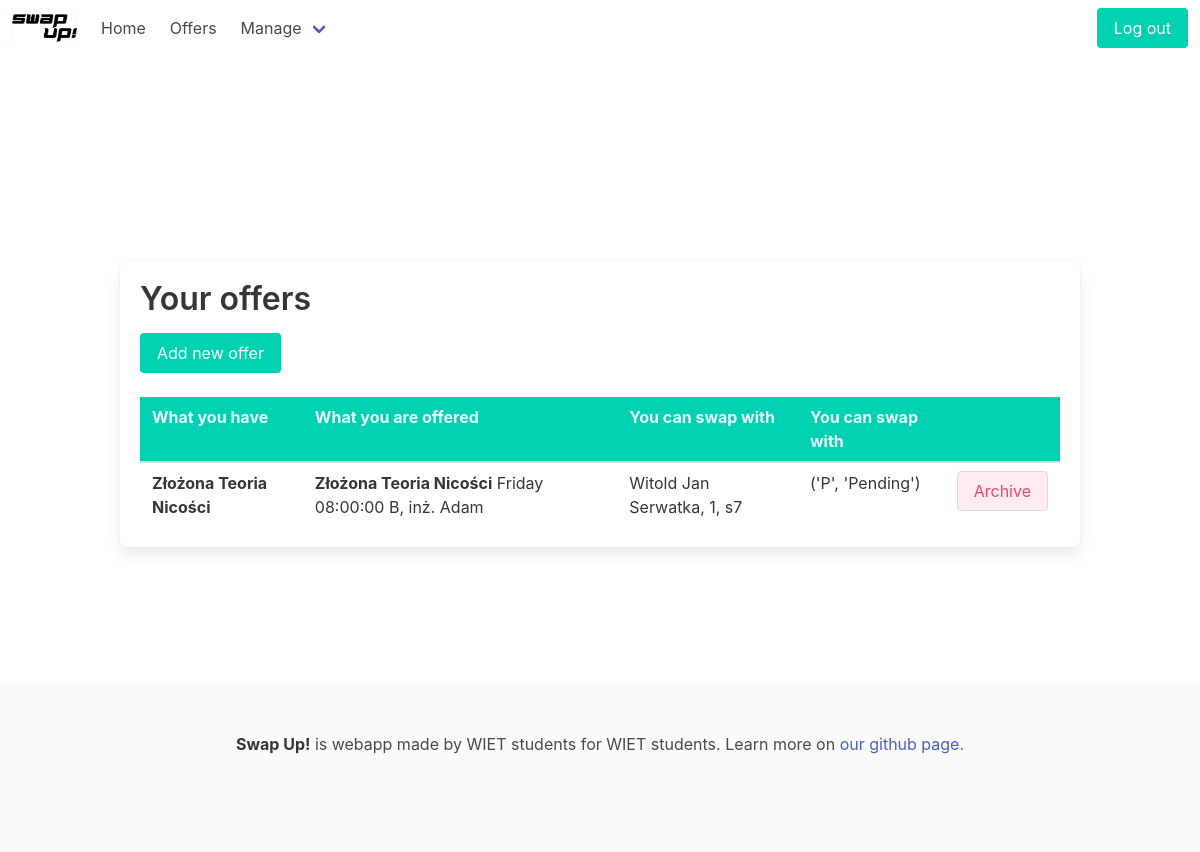
Page /exchange/my-offers (signed in) on the earlier database version.
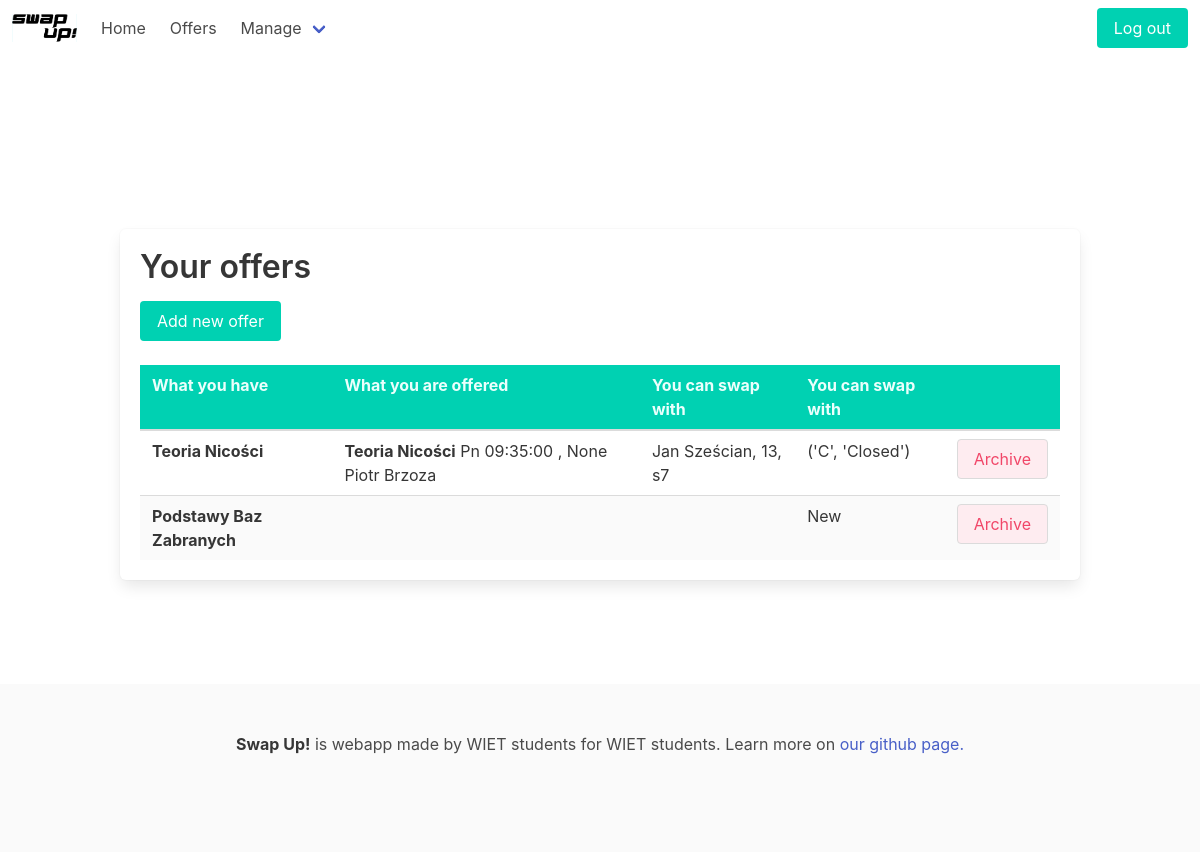
Same page on the later database version.
### exchange/models.py (models this page shows, shortened)
class Subject(models.Model):
    name = models.CharField(max_length=30, null=True)
    category = models.CharField(max_length=30, null=True)
    path = models.CharField(max_length=30, choices=PATHS, null=True)
    semester = models.IntegerField(choices=Semester.choices, null=True)
    mandatory = models.BooleanField(null=True)

class Teacher(models.Model):
    TITLES = [
        ('inż.', 'inżynier'),
        ('mgr. inż.', 'magister inżynier'),
        ('dr.', 'doktor'),
        ('dr. inż.', 'doktor inżynier')
    ]
    name = models.CharField(max_length=60, null=True)
    title = models.CharField(max_length=30, choices=TITLES, null=True)
    def __str__(self):
        return f'{self.title} {self.name}'

class Student(models.Model):
    user = models.OneToOneField(User, on_delete=models.CASCADE, null=True, blank=True)
    index_number = models.IntegerField(unique=True, null=True)
    semester = models.IntegerField(null=True)
    path = models.CharField(max_length=40, choices=PATHS, null=True)
    list_of_additional_subjects = models.ManyToManyField(Subject, blank=True)
    list_of_classes = models.ManyToManyField(Class, blank=True)
    subscribed = models.BooleanField(default=True, null=True)
    def __str__(self):
        if self.user:
            return f'{self.user.first_name} {self.user.last_name}, {self.index_number}, s{self.semester}'
        else:
            return f'Student without user, {self.index_number}, s{self.semester}'

class Offer(models.Model):
    STATES = [
        ('N', 'New'),
        ('P', 'Pending'),
        ('C', 'Closed'),
        ('A', 'Archived')
    ]
    id = models.AutoField(primary_key=True)
    student = models.ForeignKey(Student, on_delete=models.CASCADE, null=True)
    exchange = models.ForeignKey(Exchange, on_delete=models.CASCADE, null=True)
    state = models.CharField(max_length=10, choices=STATES, default=STATES[0])
    add_time = models.DateTimeField(auto_now_add=True, null=True)
    unwanted_class = models.ForeignKey(Class, on_delete=models.CASCADE, related_name='unwanted_class', null=True)
    preferred_days = None
    preferred_times = None
    preferred_classes = models.ManyToManyField(Class, related_name='user_green', null=True)
    acceptable_classes = models.ManyToManyField(Class, related_name='user_yellow', null=True)
    preferred_teachers = models.ManyToManyField(Teacher, null=True)
    additional_information = models.CharField(max_length=100, null=True)
    other_student = models.ForeignKey(Student, on_delete=models.CASCADE, null=True, related_name='wantee')
    other_offer = models.ForeignKey("Offer", on_delete=models.CASCADE, null=True)
    def dictionary(self):
        offer_dict = {}
        offer_dict['student'] = f'{self.student.user.first_name} {self.student.user.last_name}' if self.student.user.first_name and self.student.user.last_name else 'Anonymous'
        offer_dict['subject'] = self.unwanted_class.subject.name if self.unwanted_class.subject.name else ''
        offer_dict['time'] = f'{self.unwanted_class.day} {self.unwanted_class.week}, {self.unwanted_class.time}' if self.unwanted_class else ''
        offer_dict['teacher'] = self.unwanted_class.teacher.name if self.unwanted_class.teacher else ''
        offer_dict['comment'] = self.additional_information if self.additional_information else None
        offer_dict['preferred_days'] = self.preferred_days
        offer_dict['preferred_hours'] = self.preferred_times
        offer_dict['preferred_teachers'] = [teacher.name for teacher in self.preferred_teachers.all()]
        offer_dict['id'] = self.id
        offer_dict['date'] = self.add_time
        offer_dict['state'] = self.state if self.state else None
        try:
            term = [c for c in self.other_student.list_of_classes.all() if c.subject == self.unwanted_class.subject][0]
        except:
            term = None
        offer_dict['other_time'] = f'{term.day} {term.time} {term.week}' if term else None
        offer_dict['other_teacher'] = term.teacher if term else None
        offer_dict['other_student'] = self.other_student
        return offer_dict

### exchange/views.py (the view, shortened to what this page needs)
# urls.py: path('my-offers', views.user_offers, name='user-offers'),
@login_required
def user_offers(request):
    current_student = request.user.student
    db_offers = Offer.objects.filter(student=current_student.id).exclude(state=Offer.STATES[3])
    offers = [o.dictionary() for o in db_offers]
    return render(request, 'exchange/user_offers.html', {'offers': offers})

### exchange/templates/exchange/user_offers.html (shortened to what this page needs)
{% extends 'base.html' %}
{% block content %}
<div class="container is-max-desktop">
<div class='content box mt-6'>
    <h1 class="hero">Your offers</h1>
    <a class="button is-primary block" href="{% url 'schedule' %}">Add new offer</a>
    {% if offers %}
    <table class='table is-striped is-hoverable is-fullwidth'>
        <thead>
        <tr class="has-background-primary">
                <th class="has-text-primary-light">What you have</th>
                <th class="has-text-primary-light">What you are offered</th>
                <th class="has-text-primary-light">You can swap with</th>
                <th class="has-text-primary-light">You can swap with</th>
                <th></th>
            </tr>
        </thead>
        <tbody>
            {% for offer in offers %}
        <tr>
            <td><strong>{{offer.subject}}</strong>
            <td> {% if offer.other_student %}
                <strong>{{offer.subject}}</strong> {{offer.other_time}}, {{offer.other_teacher}}
                {% endif %}
            </td>
            <td>
                {% if offer.other_student %}
                {{offer.other_student}}
                {% endif %}
            </td>
            <td>
                {{offer.state}}
            </td>
            <td>
                <form action="" method="get">
                    <button id="{{offer.id}}" onclick="onDelete('{{offer.id}}');" class="button has-background-danger-light has-text-danger" name="delete_user_offer" value="">
                        Archive
                    </button>
                </form>
            </td>
        </tr>
            {% endfor %}
            </tbody>
    </table>
    {% else %}
    <p>You have no offers.</p>
    {% endif %}
</div>
</div>
{% endblock %}

Differences in the rows shown:
no longer on this page (row unchanged): Subject: subject "Złożona Teoria Nicości", subject "Złożona Teoria Nicości"
no longer on this page (row unchanged): Teacher: other_teacher "inż. Adam"
no longer on this page (row unchanged): Student: other_student "Witold Jan Serwatka, 1, s7"
removed Offer: state "('P', 'Pending')"
added Subject: subject "Teoria Nicości", subject "Teoria Nicości"
added Teacher: other_teacher "None Piotr Brzoza"
now on this page (row unchanged): Student: other_student "Jan Sześcian, 13, s7"
added Offer: state "('C', 'Closed')"
added Subject: subject "Podstawy Baz Zabranych"
added Offer: state "New"
Other differences:
new list line: "Pn 09:35:00 , Archive"
new list line: "Archive"
list line gone: "Friday 08:00:00 B , Archive"
